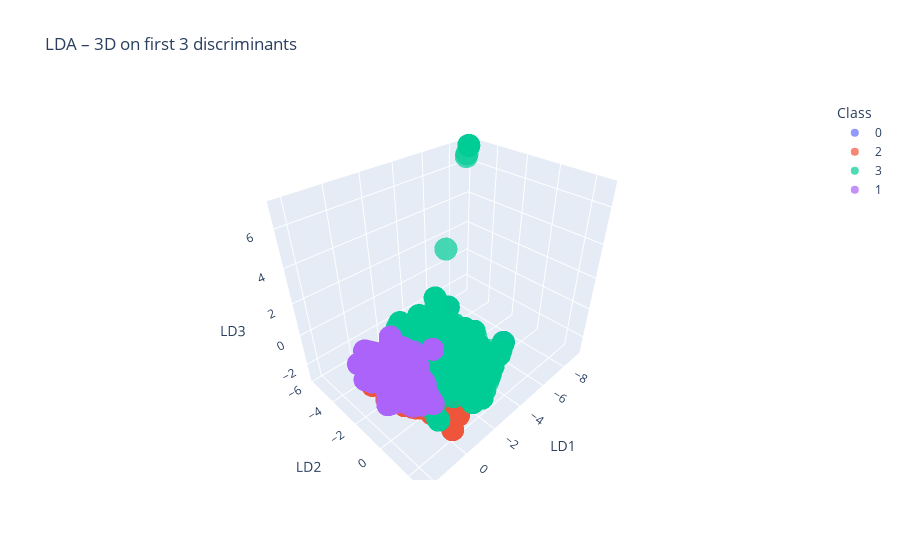

Notebook code cell kept with this figure:
### Markdown cell above
<h2>4.3 Linear Discriminant Analysis</h2>
Linear Discriminant Analysis (LDA) is a supervised dimensionality reduction technique that aims to project high-dimensional data onto a lower-dimensional space while preserving class separability. Unlike PCA, which is unsupervised and maximises variance, LDA explicitly uses the class labels to maximise the ratio of between-class variance to within-class variance (Sharma & Paliwal, 2008).

This technique is particularly useful for classification tasks as it reduces noise and simplifies the feature space in a way that enhances class separability. In this project, LDA is used to reduce the feature space to three dimensions to visualise the class distributions after SMOTE resampling.

### Code cell
lda = LDA()
lda.fit(X_train_balanced, y_train_balanced_encoded)
sk_lda_pred = lda.predict(X_test_scaled_df)
X_train_lda = lda.transform(X_train_balanced)
X_test_lda = lda.transform(X_test_scaled_df)

X_train_2d = X_train_lda[:, :2]
X_test_2d = X_test_lda[:,  :2]

lda_2d = LDA(solver='eigen')
lda_2d.fit(X_train_2d, y_train_balanced_encoded)

plt.figure(figsize=(6,5))
plot_decision_regions(
    X = X_train_2d,
    y = y_train_balanced_encoded,
    clf = lda_2d,
    legend = 2
)
plt.title("LDA – First two discriminant axes")
plt.xlabel("LD1")
plt.ylabel("LD2")
plt.tight_layout()
plt.show()

test_acc = accuracy_score(y_test_final_encoded, lda.predict(X_test_scaled_df))
print(f"LDA (full→predict) test accuracy: {test_acc:.3f}")

df_lda = pd.DataFrame(
    X_train_lda, 
    columns=[f"LD{i+1}" for i in range(X_train_lda.shape[1])]
)
df_lda["class"] = y_train_balanced_encoded

# 2D scatter: LD2 vs LD3
plt.figure(figsize=(6,5))
sns.scatterplot(
    data=df_lda, 
    x="LD2", y="LD3", 
    hue="class", 
    palette="tab10", 
    alpha=0.7
)
plt.title("LDA – LD2 vs LD3")
plt.axhline(0, color="k", lw=0.5)
plt.axvline(0, color="k", lw=0.5)
plt.show()

# 2D scatter: LD1 vs LD3
plt.figure(figsize=(6,5))
sns.scatterplot(
    data=df_lda, 
    x="LD1", y="LD3", 
    hue="class", 
    palette="tab10", 
    alpha=0.7
)
plt.title("LDA – LD1 vs LD3")
plt.axhline(0, color="k", lw=0.5)
plt.axvline(0, color="k", lw=0.5)
plt.show()

fig = px.scatter_3d(
    df_lda, x="LD1", y="LD2", z="LD3",
    color=df_lda["class"].astype(str),
    title="LDA – 3D on first 3 discriminants",
    opacity=0.7
)
fig.update_layout(
    scene=dict(
        xaxis_title="LD1", 
        yaxis_title="LD2", 
        zaxis_title="LD3"
    ),
    legend_title_text="Class"
)
fig.show()

### Figure 1 — Plotly figure (JSON) as saved in the notebook; plotly's stock layout.template omitted (floating-point values rounded to 4 significant figures; data arrays with more than 128 entries replaced by an {"elided": "..."} marker saying what was removed)
{"data": [{"hovertemplate": "color=0<br>LD1=%{x}<br>LD2=%{y}<br>LD3=%{z}<extra></extra>", "legendgroup": "0", "marker": {"color": "#636efa", "opacity": 0.7, "symbol": "circle"}, "mode": "markers", "name": "0", "scene": "scene", "showlegend": true, "type": "scatter3d", "x": {"elided": "1176 float values"}, "y": {"elided": "1176 float values"}, "z": {"elided": "1176 float values"}}, {"hovertemplate": "color=2<br>LD1=%{x}<br>LD2=%{y}<br>LD3=%{z}<extra></extra>", "legendgroup": "2", "marker": {"color": "#EF553B", "opacity": 0.7, "symbol": "circle"}, "mode": "markers", "name": "2", "scene": "scene", "showlegend": true, "type": "scatter3d", "x": {"elided": "1176 float values"}, "y": {"elided": "1176 float values"}, "z": {"elided": "1176 float values"}}, {"hovertemplate": "color=3<br>LD1=%{x}<br>LD2=%{y}<br>LD3=%{z}<extra></extra>", "legendgroup": "3", "marker": {"color": "#00cc96", "opacity": 0.7, "symbol": "circle"}, "mode": "markers", "name": "3", "scene": "scene", "showlegend": true, "type": "scatter3d", "x": {"elided": "1176 float values"}, "y": {"elided": "1176 float values"}, "z": {"elided": "1176 float values"}}, {"hovertemplate": "color=1<br>LD1=%{x}<br>LD2=%{y}<br>LD3=%{z}<extra></extra>", "legendgroup": "1", "marker": {"color": "#ab63fa", "opacity": 0.7, "symbol": "circle"}, "mode": "markers", "name": "1", "scene": "scene", "showlegend": true, "type": "scatter3d", "x": {"elided": "1176 float values"}, "y": {"elided": "1176 float values"}, "z": {"elided": "1176 float values"}}], "layout": {"legend": {"title": {"text": "Class"}, "tracegroupgap": 0}, "scene": {"domain": {"x": [0, 1], "y": [0, 1]}, "xaxis": {"title": {"text": "LD1"}}, "yaxis": {"title": {"text": "LD2"}}, "zaxis": {"title": {"text": "LD3"}}}, "title": {"text": "LDA – 3D on first 3 discriminants"}}}
